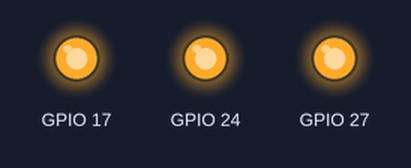
Simulated run of this program. Board: Raspberry Pi (BCM pin numbers). Parts: output pins drawn as LEDs (lit = HIGH). At 0.0 s the program stops and its outputs stay as they are.

Above: at 0.1 s.
Timing chart, 0 to 1.5 s (numbered marks = the images above):
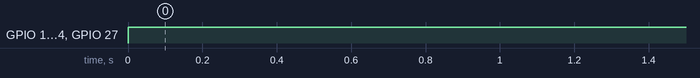

Measured:
- by itself, GPIO 17, GPIO 24, GPIO 27: LOW → HIGH at 0.00 s

The program:

apagarled.py
```python
import RPi.GPIO as GPIO
GPIO.setmode(GPIO.BCM)
GPIO.setwarnings(False)
GPIO.setup(17, GPIO.OUT)
GPIO.setup(27, GPIO.OUT)
GPIO.setup(24, GPIO.OUT)
GPIO.output(17, True)
GPIO.output(27, True)
GPIO.output(24, True)
```
